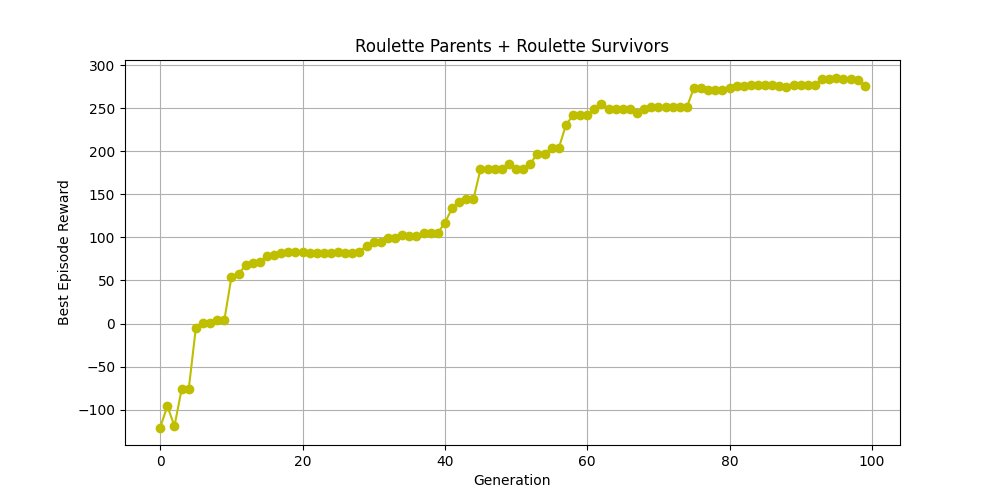

Write Python code to recreate this figure.
import gymnasium as gym
import numpy as np
import random
import matplotlib.pyplot as plt
import copy

def evalfitness(chromosome, render_mode=None):
    env = gym.make("HalfCheetah-v5", render_mode=render_mode) 
    observation, info = env.reset()
    episode_reward = 0
    terminated = False
    truncated = False
    keyframe_index = 0
    K = len(chromosome) 
    remaining_steps = int(chromosome[keyframe_index][-1])
    while not (terminated or truncated):
        action = chromosome[keyframe_index][:-1]
        observation, reward, terminated, truncated, info = env.step(action)
        episode_reward += reward
        remaining_steps -= 1
        if remaining_steps <= 0:
            keyframe_index = (keyframe_index + 1) % K
            remaining_steps = int(chromosome[keyframe_index][-1])
    env.close()
    return episode_reward

def initPopulation(populationSize, numKeyframes):
    population = []
    for _ in range(populationSize):
        chromosome = []
        for _ in range(numKeyframes):
            torques = np.random.uniform(-1.0, 1.0, 6)
            duration = np.random.randint(5, 51)
            gene = np.append(torques, duration)
            chromosome.append(gene)
        population.append(chromosome)
    return population

def tourneySelection(population, fitnessScores):
    parentA, parentB = random.sample(range(len(population)), 2)
    if fitnessScores[parentA] > fitnessScores[parentB]:
        return population[parentA]
    else:
        return population[parentB]

def truncationSelection(pool, scores, numSelections):
    sortedPool = sorted(zip(pool, scores), key=lambda x: x[1], reverse=True)
    selected = [indiv for indiv, score in sortedPool[:numSelections]]
    selectedScores = [score for indiv, score in sortedPool[:numSelections]]
    return selected, selectedScores

def rouletteSelection(pool, scores, numSelections, replace=False):
    minScore = min(scores)
    shiftedScores = [s - minScore + 1e-6 for s in scores]
    sumScores = sum(shiftedScores)
    probabilities = [s / sumScores for s in shiftedScores]
    selectedIndices = np.random.choice(
        len(pool), 
        size=numSelections, 
        replace=replace, 
        p=probabilities
    )
    selected = [pool[i] for i in selectedIndices]
    selectedScores = [scores[i] for i in selectedIndices]
    return selected, selectedScores

def crossover(parent1, parent2):
    K_len = len(parent1)
    cp = random.randint(1, K_len - 1)
    child = parent1[:cp] + parent2[cp:]
    return child

def mutate(chromosome, mutation_rate=0.1):
    if random.random() < mutation_rate:
        randGene = random.randint(0, len(chromosome) - 1)
        randPara = random.randint(0, 6)
        if randPara < 6:
            chromosome[randGene][randPara] = np.random.uniform(-1.0, 1.0)
        else:
            chromosome[randGene][randPara] = np.random.randint(5, 51)
    return chromosome

def main():
    populationSize = 20
    nkeyframes = 5
    numGenerations = 100
    numOffspring = 10

    P1 = initPopulation(populationSize, nkeyframes)
    print("Evaluating initial population (Silent)...")
    fitnessScores = [evalfitness(chrom, render_mode=None) for chrom in P1]
    print(f"Initial Scores: {fitnessScores}")
    rewardsHistory = []

    for gen in range(numGenerations):
        parents, _ = rouletteSelection(P1, fitnessScores, numOffspring * 2, replace=True)
        newChildren = []        
        for i in range(numOffspring):
            p1 = parents[2 * i]
            p2 = parents[2 * i + 1]
            child = mutate(copy.deepcopy(crossover(p1, p2)))
            newChildren.append(child) 
        childScores = [evalfitness(c, render_mode=None) for c in newChildren]
        totalPool = P1 + newChildren
        totalScores = fitnessScores + childScores
        P1, fitnessScores = rouletteSelection(totalPool, totalScores, populationSize)
        bestReward = max(totalScores)
        rewardsHistory.append(bestReward)
        print(f"Generation {gen}: Best Reward = {bestReward}")
    print("Optimization Complete.")

    best_idx = np.argmax(fitnessScores)
    bestCheetah = P1[best_idx]   
    print("Showing the best cheetah animation...")
    evalfitness(bestCheetah, render_mode="human")

    with open("best_keyframes_roulette+roulette.txt", "w") as f:
        f.write(f"{len(bestCheetah)}\n")
        for keyframe in bestCheetah:
            line = ", ".join([f"{val:.2f}" if i < 6 else f"{int(val)}" 
                             for i, val in enumerate(keyframe)])
            f.write(line + "\n")
    print("Best keyframes saved to 'best_keyframes_roulette+roulette.txt'!")

    plt.figure(figsize=(10, 5))
    plt.plot(range(numGenerations), rewardsHistory, marker='o', color='y', linestyle='-')
    plt.title("Roulette Parents + Roulette Survivors")
    plt.xlabel("Generation")
    plt.ylabel("Best Episode Reward")
    plt.grid(True)
    plt.savefig("roulette+roulette.png")
    plt.show()
    print("Deliverable 4: Convergence plot has been generated and saved.")

if __name__ == "__main__":
    main()
